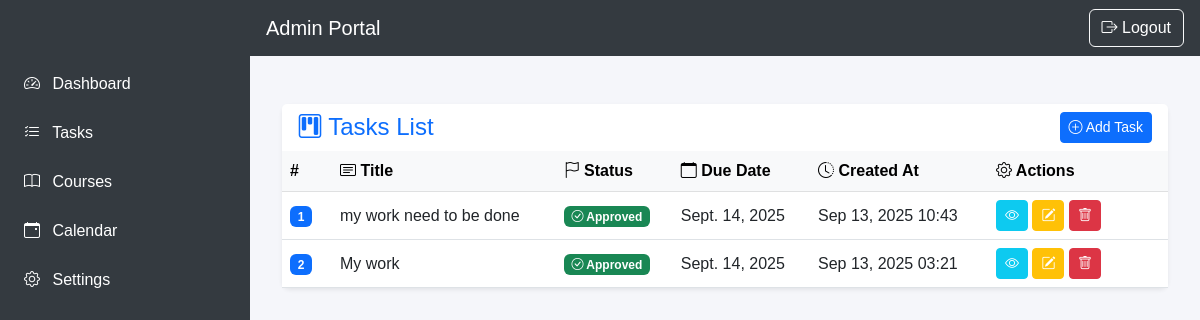
The page /student/tasks (signed in) on the database its author committed.
### assignments/models.py (models this page shows, shortened)
class Task(models.Model):
    STATUS_CHOICES = (
        ("pending", "Pending"),
        ("approved", "Approved"),
        ("rejected", "Rejected"),
    )
    title = models.CharField(max_length=255)
    description = models.TextField(blank=True, null=True)
    due_date = models.DateField()
    status = models.CharField(
        max_length=20,
        choices=STATUS_CHOICES,
        default="pending"
    )
    amount = models.DecimalField(max_digits=8, decimal_places=2, default=0.00)  # total cos
    is_deleted = models.BooleanField(default=False)
    is_paid = models.BooleanField(default=False)
    assigned_to = models.ForeignKey(
        settings.AUTH_USER_MODEL,
        on_delete=models.SET_NULL,
        related_name="tasks",
        null=True,
        blank=True
    )
    file = models.FileField(
        upload_to=task_file_upload_path,
        storage=protected_storage,
        validators=[validate_file_extension, validate_file_size],
        blank=True,
        null=True
    )
    completed_file = models.FileField(
        upload_to=task_file_upload_path,
        storage=protected_storage,
        validators=[validate_file_extension, validate_file_size],
        blank=True,
        null=True
    )
    created_by = models.ForeignKey(
        settings.AUTH_USER_MODEL,
        on_delete=models.CASCADE,
        related_name="created_tasks"
    )
    created_at = models.DateTimeField(auto_now_add=True)

### assignments/views.py (the view, shortened to what this page needs)
# urls.py: path("student/tasks", views.TaskListView.as_view(), name="task_list"),
class TaskListView(LoginRequiredMixin, ListView):
    model = Task
    context_object_name = "tasks"
    paginate_by = 5
    template_name = "assignments/task_list.html"
    def get_queryset(self):
        user = self.request.user
        if user.role == "admin":
            return Task.objects.filter(is_deleted=False).order_by("-created_at")

### assignments/templates/assignments/task_list.html (shortened to what this page needs)
{% extends 'accounts/base.html' %}
{% block content %}
<div class="container mt-4 d-flex justify-content-center">
  <div class="card shadow-sm border-0 rounded-3 w-100">
    <div class="card-header bg-white border-0 d-flex justify-content-between align-items-center">
      <h4 class="mb-0 text-primary">
        <i class="bi bi-kanban"></i> Tasks List
      </h4>
      <a href="{% url 'student_task_add' %}" class="btn btn-primary btn-sm">
        <i class="bi bi-plus-circle"></i> Add Task
      </a>
    </div>
    <div class="card-body p-0">
      <div class="table-responsive">
        <table class="table table-hover align-middle mb-0">
          <thead class="table-light">
            <tr>
              <th style="width: 50px;">#</th>
              <th><i class="bi bi-card-text"></i> Title</th>
              <th><i class="bi bi-flag"></i> Status</th>
              <th><i class="bi bi-calendar"></i> Due Date</th>
              <th><i class="bi bi-clock-history"></i> Created At</th>
              <th style="width: 180px;"><i class="bi bi-gear"></i> Actions</th>
            </tr>
          </thead>
          <tbody>
            {% for task in page_obj %}
            <tr>
              <td><span class="badge bg-primary">{{ forloop.counter }}</span></td>
              <td>{{ task.title }}</td>
              <td>
                {% if task.status == "pending" %}
                  <span class="badge bg-warning text-dark"><i class="bi bi-hourglass-split"></i> Pending</span>
                {% elif task.status == "approved" %}
                  <span class="badge bg-success"><i class="bi bi-check-circle"></i> Approved</span>
                {% elif task.status == "rejected" %}
                  <span class="badge bg-danger"><i class="bi bi-x-circle"></i> Rejected</span>
                {% endif %}
              </td>
              <td>{{ task.due_date }}</td>
              <td>{{ task.created_at|date:"M d, Y H:i" }}</td>
              <td>
              <a href="{% url 'task_detail' task.pk %}" class="btn btn-info btn-sm text-white">
                     <i class="bi bi-eye"></i>
              </a>
            <a href="{% url 'task_update' task.pk %}" class="btn btn-warning btn-sm text-white">
                  <i class="bi bi-pencil-square"></i>
            </a>
                <form method="post" action="{% url 'task_delete' task.pk %}" style="display:inline;">
                    <button type="submit" class="btn btn-danger btn-sm"
                            onclick="return confirm('Are you sure you want to delete this task?');">
                        <i class="bi bi-trash"></i>
                    </button>
                </form>
              </td>
            </tr>
            {% empty %}
            <tr>
              <td colspan="6" class="text-center text-muted py-4">
                <i class="bi bi-exclamation-circle"></i> No tasks found.
              </td>
            </tr>
            {% endfor %}
          </tbody>
        </table>
      </div>
    </div>
  </div>
</div>
{% endblock %}

### accounts/templates/accounts/base.html (style rules this page uses)
body { font-family: 'Poppins', sans-serif; background-color: #f5f6fa; margin: 0; }

### rows shown on the page
Task: title "my work need to be done", status "approved" (drawn), due_date "Sept. 14, 2025", created_at "Sep 13, 2025 10:43"
Task: title "My work", status "approved" (drawn), due_date "Sept. 14, 2025", created_at "Sep 13, 2025 03:21"
